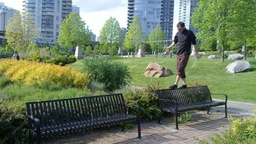
#> input picture MeanShift.jpg, 256 x 144 px, shrunk from 640 x 360 before the run
$ python MeanShift.py
#> lines starting #> are read from the running program, lines starting #| are printed output that depends on the picture
import cv2 as cv

img = cv.imread('MeanShift.jpg')
#> img is the input picture: shape (144, 256, 3); mean B, G, R 98.3, 124.5, 109.8

# Mean Shift the image pixel (X,Y) are confined to their neighborhood in the joint space-color(assign to individual color Hill)
MeanShiftImage = cv.pyrMeanShiftFiltering(img,90,20,)
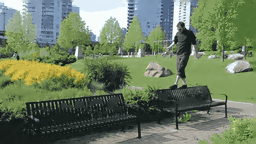
#> MeanShiftImage: shape (144, 256, 3); mean B, G, R 97.9, 124.4, 109.1

cv.imshow("Mean Shift Segmentation",MeanShiftImage)
cv.imshow("Original",img)

cv.waitKey(0)
